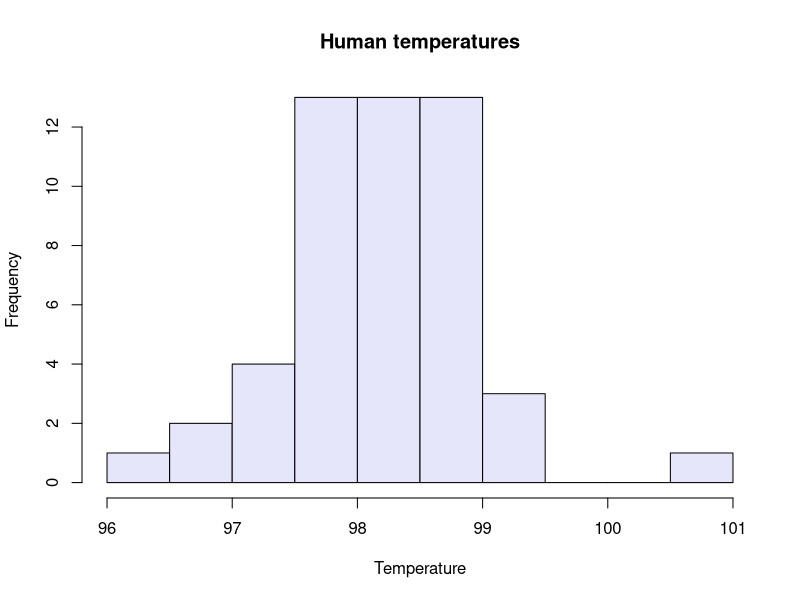
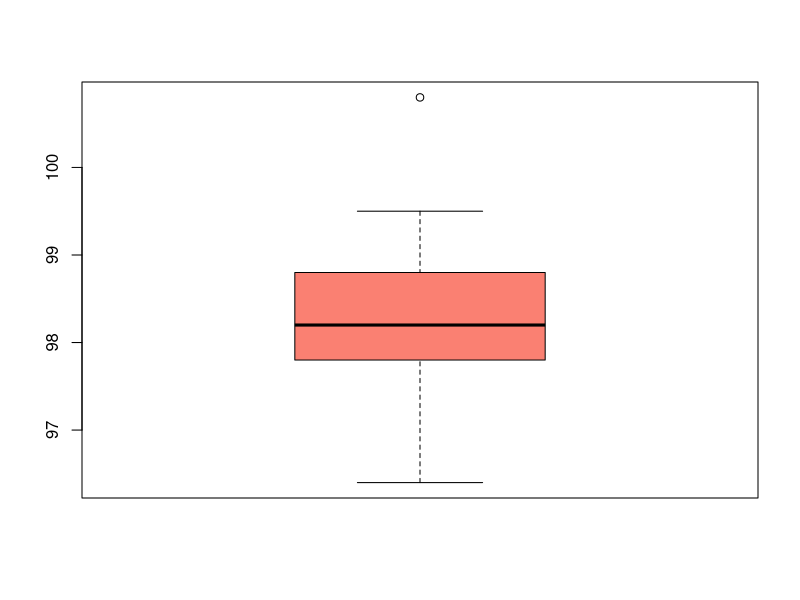
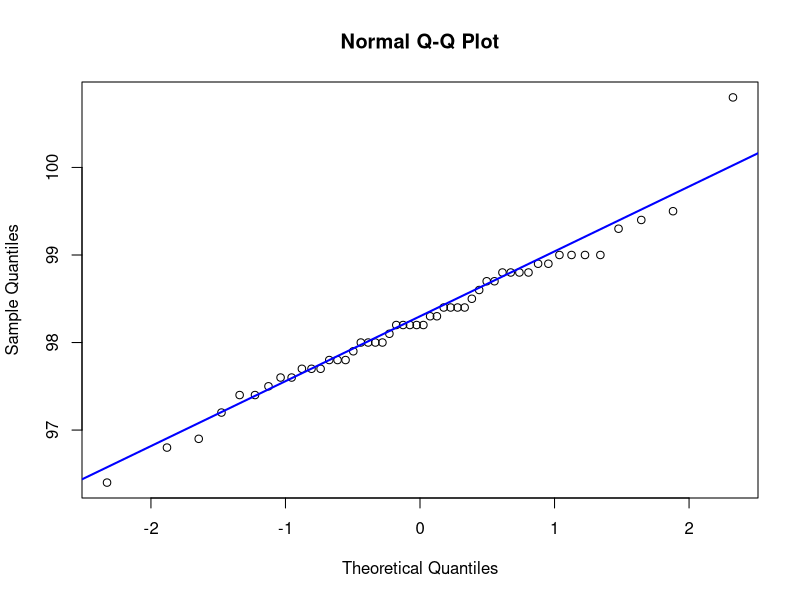
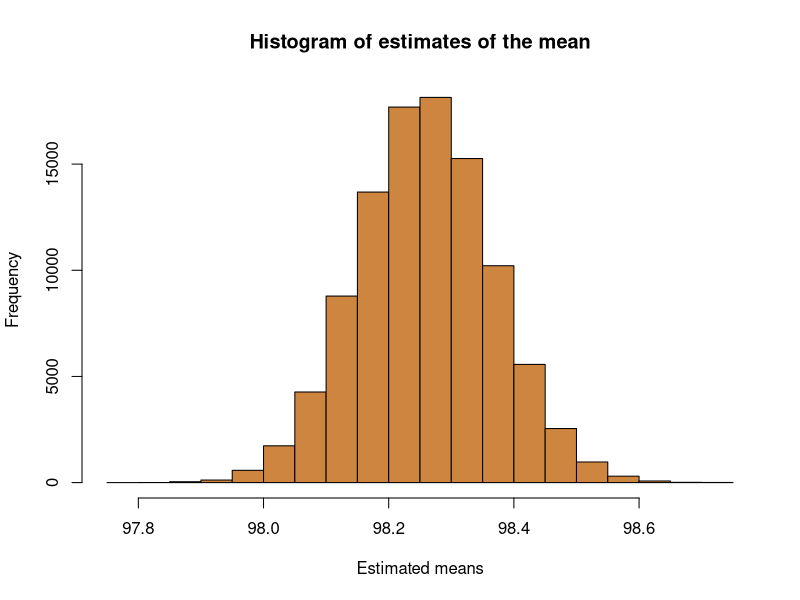

Here is the R script that generated these plots, in order:
## ---- chunk 1
knitr::opts_chunk$set(echo = TRUE)
## ---- chunk 2
temperature<-read.csv("temperatures.csv")
## ---- chunk 3
ls.str(temperature)
## ---- chunk 4
temp<-temperature$BodyTemp
n=length(temp)
print(n)
## ---- chunk 5
summary(temp)
sd(temp)
## ---- chunk 6
hist(temp, 
     main="Human temperatures",
     xlab="Temperature",
     col="lavender")
## ---- chunk 7
t.test(temp)
## ---- chunk 8
boxplot(temp, 
        col="salmon")
qqnorm(temp)
qqline(temp, col="blue", lwd=2)
## ---- chunk 9
shapiro.test(temp)
## ---- chunk 10
n.boot=10^5 #this is B from the handwritten notes
mu.hats=replicate(n.boot, mean(sample(temp, n, replace=TRUE)))
#(mu.hats)
hist(mu.hats, 
     main="Histogram of estimates of the mean",
     xlab="Estimated means",
     col="peru")
mu.hat=mean(mu.hats)
print(mu.hat)
## ---- chunk 11
quantile(mu.hats, c(0.025, 0.975))
## ---- chunk 12
se=sd(mu.hats)
(mu.hat-se*qnorm(0.975))
(mu.hat+se*qnorm(0.975))
